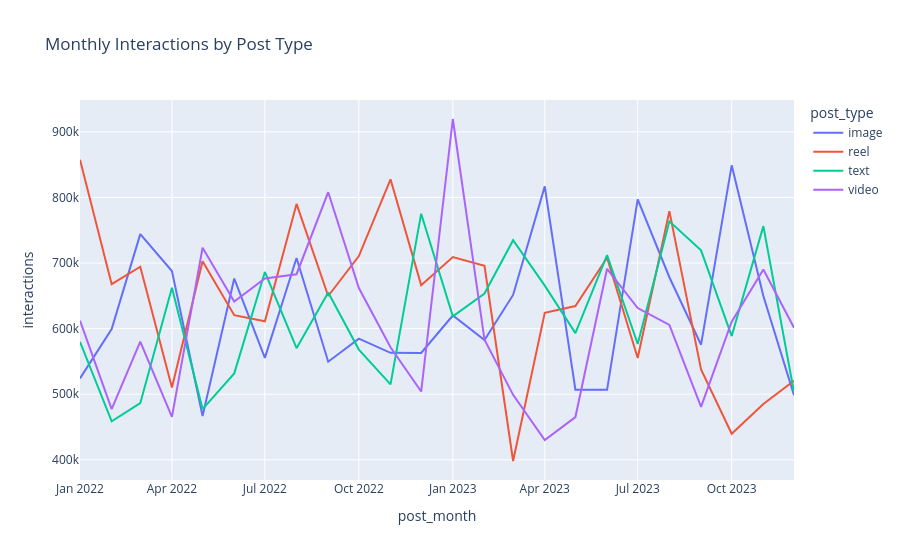

The code cell stored with this chart in its notebook:
### Code cell
#Interactive line: monthly interactions by post type
m = df.groupby(["post_month", "post_type"])["interactions"].sum().reset_index()
px.line(m, x="post_month", y="interactions", color="post_type", title="Monthly Interactions by Post Type").show()

### Figure 1 — Plotly figure (JSON) as saved in the notebook; plotly's stock layout.template omitted (floating-point values rounded to 4 significant figures)
{"data": [{"hovertemplate": "post_type=image<br>post_month=%{x}<br>interactions=%{y}<extra></extra>", "legendgroup": "image", "line": {"color": "#636efa", "dash": "solid"}, "marker": {"symbol": "circle"}, "mode": "lines", "name": "image", "orientation": "v", "showlegend": true, "type": "scatter", "x": ["2022-01", "2022-02", "2022-03", "2022-04", "2022-05", "2022-06", "2022-07", "2022-08", "2022-09", "2022-10", "2022-11", "2022-12", "2023-01", "2023-02", "2023-03", "2023-04", "2023-05", "2023-06", "2023-07", "2023-08", "2023-09", "2023-10", "2023-11", "2023-12"], "xaxis": "x", "y": [524063, 599413, 744107, 687748, 466892, 676341, 555376, 707707, 549575, 584614, 563130, 562886, 619998, 582709, 651364, 816862, 506777, 506726, 797001, 678318, 575486, 848955, 649631, 498573], "yaxis": "y"}, {"hovertemplate": "post_type=reel<br>post_month=%{x}<br>interactions=%{y}<extra></extra>", "legendgroup": "reel", "line": {"color": "#EF553B", "dash": "solid"}, "marker": {"symbol": "circle"}, "mode": "lines", "name": "reel", "orientation": "v", "showlegend": true, "type": "scatter", "x": ["2022-01", "2022-02", "2022-03", "2022-04", "2022-05", "2022-06", "2022-07", "2022-08", "2022-09", "2022-10", "2022-11", "2022-12", "2023-01", "2023-02", "2023-03", "2023-04", "2023-05", "2023-06", "2023-07", "2023-08", "2023-09", "2023-10", "2023-11", "2023-12"], "xaxis": "x", "y": [857502, 667778, 694407, 510339, 702842, 620439, 611245, 790151, 649731, 710622, 827641, 666279, 709053, 695727, 398166, 624190, 634330, 708028, 555217, 779132, 537884, 439670, 485111, 520427], "yaxis": "y"}, {"hovertemplate": "post_type=text<br>post_month=%{x}<br>interactions=%{y}<extra></extra>", "legendgroup": "text", "line": {"color": "#00cc96", "dash": "solid"}, "marker": {"symbol": "circle"}, "mode": "lines", "name": "text", "orientation": "v", "showlegend": true, "type": "scatter", "x": ["2022-01", "2022-02", "2022-03", "2022-04", "2022-05", "2022-06", "2022-07", "2022-08", "2022-09", "2022-10", "2022-11", "2022-12", "2023-01", "2023-02", "2023-03", "2023-04", "2023-05", "2023-06", "2023-07", "2023-08", "2023-09", "2023-10", "2023-11", "2023-12"], "xaxis": "x", "y": [579964, 458616, 486339, 662476, 477309, 531723, 686410, 570141, 655122, 568093, 515041, 775262, 618627, 653532, 734771, 665573, 593087, 711981, 576587, 763700, 719353, 588664, 756227, 502934], "yaxis": "y"}, {"hovertemplate": "post_type=video<br>post_month=%{x}<br>interactions=%{y}<extra></extra>", "legendgroup": "video", "line": {"color": "#ab63fa", "dash": "solid"}, "marker": {"symbol": "circle"}, "mode": "lines", "name": "video", "orientation": "v", "showlegend": true, "type": "scatter", "x": ["2022-01", "2022-02", "2022-03", "2022-04", "2022-05", "2022-06", "2022-07", "2022-08", "2022-09", "2022-10", "2022-11", "2022-12", "2023-01", "2023-02", "2023-03", "2023-04", "2023-05", "2023-06", "2023-07", "2023-08", "2023-09", "2023-10", "2023-11", "2023-12"], "xaxis": "x", "y": [612151, 477196, 580078, 465350, 723334, 641199, 676484, 682918, 807963, 661940, 571577, 504116, 919594, 582967, 499018, 430025, 465133, 691166, 631341, 605526, 480594, 610450, 690174, 601358], "yaxis": "y"}], "layout": {"legend": {"title": {"text": "post_type"}, "tracegroupgap": 0}, "title": {"text": "Monthly Interactions by Post Type"}, "xaxis": {"anchor": "y", "domain": [0, 1], "title": {"text": "post_month"}}, "yaxis": {"anchor": "x", "domain": [0, 1], "title": {"text": "interactions"}}}}
